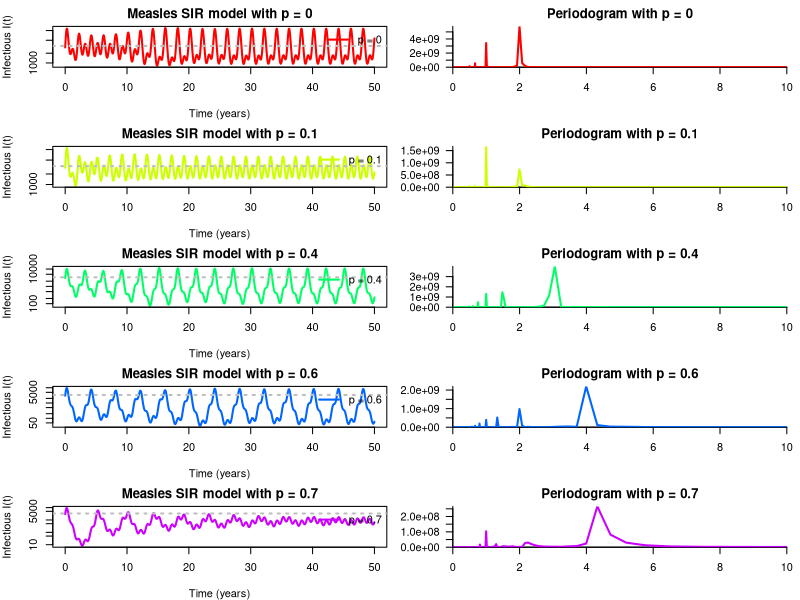

Write the R code that produced this figure.

### Deterministic Model
library(deSolve)

# Parameters
N <- 5000000
mu <- 1 / 50                       # Birth/death rate (annual)

gamma <- 365 / 13                  # Recovery rate (13-day infectious period)
R0 <- 17                      # Basic reproduction number
beta <- R0 * (gamma + mu)    # Transmission rate
alpha <- 0.1                        # Seasonal forcing amplitude
p <- NA

# Combine into a parameter vector
parms <- c(
  beta = beta,
  gamma = gamma,
  mu = mu,
  alpha = alpha,
  N = N,
  p = p
)


## equilibrium:
R0 <- with(as.list(parms), beta/(gamma+mu))
Seqm <- (with(as.list(parms), N / R0 ))
Ieqm <- (with(as.list(parms), N  * mu/(gamma+mu)*(1 - 1/R0)))
## initial state near eqm: start near equilibrium so beginning doesn't have a huge spike
Si <- round((Seqm + (N-Seqm)*0.01))
Ii <- round((Ieqm * 0.9))
Ri <- round(N-Si-Ii)
ic <- c(S = Si, I = Ii, R = Ri)  # Initial condition vector

# SIR model with seasonal forcing and vital dynamics
SIR.vector.field <- function(t, vars, parms) {
  with(as.list(c(parms, vars)), {
    # Seasonal forcing for transmission rate
    beta_t <- beta * (1 + alpha * cos(2 * pi * t))
    
    # Differential equations
    dS <- mu * (1 - p) * N - beta_t * S * I / N - mu * S
    dI <- beta_t * S * I / N - gamma * I - mu * I 
    dR <- gamma * I + mu * p * N - mu * R
    
    # Return the derivatives
    list(c(dS, dI, dR))
  })
}



# Initial conditions and time sequence
times <- seq(0, 50, by = 1/52)  
soln <- as.data.frame(ode(y = ic, times = times, func = SIR.vector.field, parms = parms))


periodogram_d <- function(df, # data frame: date and (weekly) cases
                          xlim=c(0,10), # max 10 year period by default
                          trange=c(0,50), # whole time series by default
                          add=FALSE, color, # make new plot by default
                          ... ) {
  if (!is.na(trange[1])) { # consider only the specified time range
    df <- subset(df, time >= min(trange) & time <= max(trange))
  }
  with(df,{
    s <- spectrum(I, plot=FALSE)
    adjusted_freq <- 52*s$freq
    s$per <- 1/adjusted_freq # period in years (assume data are weekly)
    if (!add) { # start a new plot without plotting data
      plot(s$per,s$spec,typ="n",bty="L",ann=FALSE,las=1,
           xaxs="i",yaxs="i", xlim=xlim, col=color,...)
    }
    lines( s$per, s$spec , col=color,lwd=2)
  })
}


par(mfrow = c(5, 2), mar = c(4, 4, 2, 1))


##################################################################
# Define a sequence of p values to iterate over
p_values <- c(0, 0.1, 0.4, 0.6, 0.7)

# Define colors for each p value
colors <- rainbow(length(p_values))

# Set up the plotting layout for side-by-side plots
par(mfrow = c(length(p_values), 2), mar = c(4, 4, 2, 1))  # Rows = number of p values, 2 columns

# Loop over each value of p with an index to access the corresponding color
for (i in seq_along(p_values)) {
  p <- p_values[i]
  
  # Update parameters
  parms <- c(
    beta = beta,
    gamma = gamma,
    mu = mu,
    alpha = alpha,
    N = N,
    p = p
  )
  
  # Solve the ODE system
  soln <- as.data.frame(ode(y = ic, times = times, func = SIR.vector.field, parms = parms))
  
  # Plot the infectious population I(t)
  plot(
    x = soln[, "time"],
    y = soln[, "I"],
    log = "y", # log scale to better visualize dynamics
    type = "l",
    col = colors[i],  # Use the corresponding color
    lwd = 2,
    xlab = "Time (years)",
    ylab = "Infectious I(t)",
    main = paste("Measles SIR model with p =", p)
  )
  
  # Add equilibrium line
  abline(h = Ieqm, lty = "dotted", lwd = 2, col = "grey")
  
  # Add legend
  legend(
    "topright",
    legend = paste("p =", p),
    col = colors[i],
    lty = 1,
    lwd = 2,
    bty = "n"
  )
  
  # Generate the periodogram next to the model plot
  periodogram_d(
    soln,
    trange = c(0, 50),
    color = colors[i],
    xlim = c(0, 10) # Adjust x-axis limits if needed
  )
  
  # Add title to the periodogram
  title(main = paste("Periodogram with p =", p))
}
